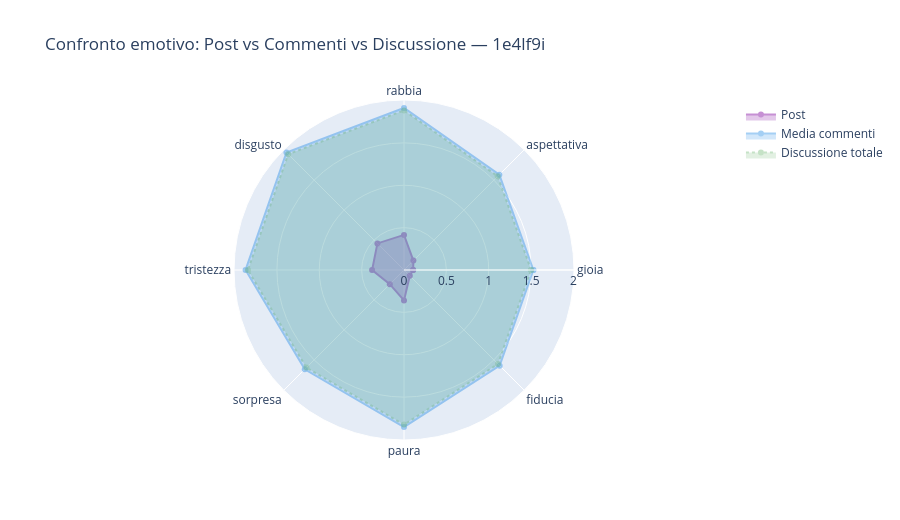

The notebook cell saved with this chart:
### Code cell
plot_radar_comparison(
    traces_data=[
        ('Post',               sc_post_norm,      EMOTION_COLORS.get(emo_post, '#999'), 0.5, 'solid'),
        ('Media commenti',     sc_commenti_mean,  '#1E88E5',                            0.4, 'solid'),
        ('Discussione totale', sc_discussione,    '#43A047',                            0.3, 'dot'),
    ],
    title=f'Confronto emotivo: Post vs Commenti vs Discussione — {POST_ID}',
).show()

### Figure 1 — Plotly figure (JSON) as saved in the notebook; plotly's stock layout.template omitted (floating-point values rounded to 4 significant figures)
{"data": [{"fill": "toself", "line": {"color": "#8E24AA", "dash": "solid"}, "name": "Post", "opacity": 0.5, "r": [0.1076, 0.1569, 0.4146, 0.4439, 0.3767, 0.2371, 0.3589, 0.09672, 0.1076], "theta": ["gioia", "aspettativa", "rabbia", "disgusto", "tristezza", "sorpresa", "paura", "fiducia", "gioia"], "type": "scatterpolar"}, {"fill": "toself", "line": {"color": "#1E88E5", "dash": "solid"}, "name": "Media commenti", "opacity": 0.4, "r": [1.527, 1.592, 1.913, 1.962, 1.87, 1.657, 1.854, 1.597, 1.527], "theta": ["gioia", "aspettativa", "rabbia", "disgusto", "tristezza", "sorpresa", "paura", "fiducia", "gioia"], "type": "scatterpolar"}, {"fill": "toself", "line": {"color": "#43A047", "dash": "dot"}, "name": "Discussione totale", "opacity": 0.3, "r": [1.499, 1.563, 1.883, 1.933, 1.841, 1.629, 1.825, 1.568, 1.499], "theta": ["gioia", "aspettativa", "rabbia", "disgusto", "tristezza", "sorpresa", "paura", "fiducia", "gioia"], "type": "scatterpolar"}], "layout": {"polar": {"radialaxis": {"visible": true}}, "title": {"text": "Confronto emotivo: Post vs Commenti vs Discussione — 1e4lf9i"}, "height": 520}}
